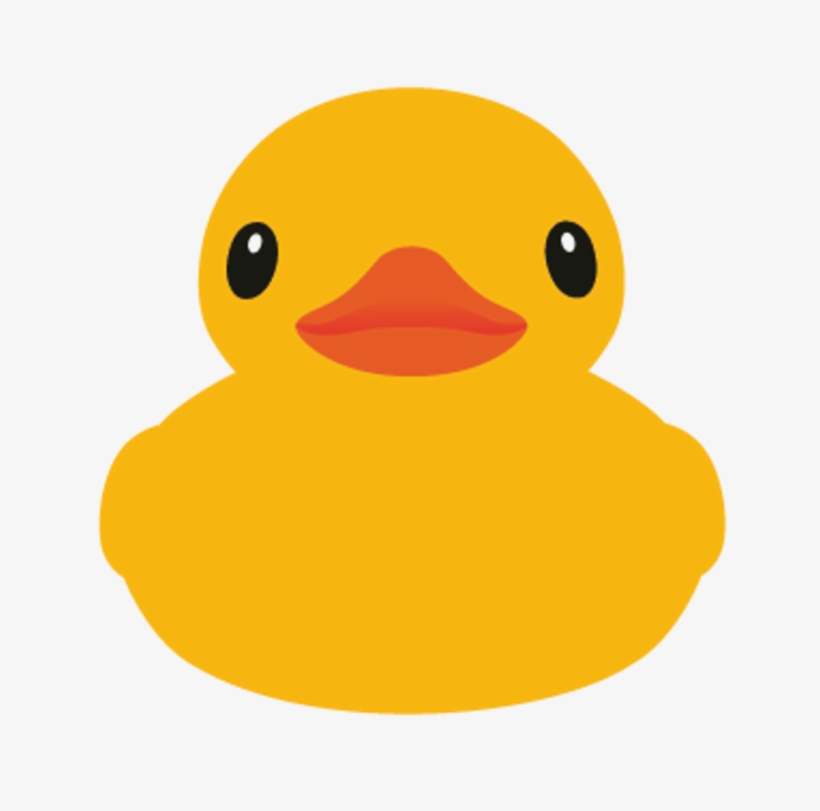
#> input picture img/test.png, 820 x 811 px
$ python main.py
#> lines starting #> are read from the running program, lines starting #| are printed output that depends on the picture
import cv2

def blockColor(img, block_size):
    dim = block_size**2
    (tb, tg, tr) = (0, 0, 0)
    for x in range(block_size):
        for y in range(block_size):
            (b, g, r) = img[y, x]
            tb += b
            tg += g
            tr += r
    return (tb//dim, tg//dim, tr//dim)

file_name = input("Enter file name: ")
#> the answer given: img/test.png
img = cv2.imread(file_name)
#> img is the input picture: shape (811, 820, 3); mean B, G, R 150.2, 214.8, 243.7
block_size = int(input("Enter block size: "))
#> the answer given: 100

(h, w) = img.shape[:2]
#> h = 811; w = 820

if(h % block_size != 0 or w % block_size != 0):
    h = h - (h % block_size)
#> h = 800
    w = w - (w % block_size)
#> w = 800
    dim = (w, h)
#> dim = (800, 800)
    img = cv2.resize(img, dim, interpolation=cv2.INTER_AREA)
#> img: shape (800, 800, 3)

for x in range(0, w, block_size):
    for y in range(0, h, block_size):
        (b, g, r) = blockColor(img[y:(y+block_size),x:(x+block_size)], block_size)
        img[y:(y+block_size),x:(x+block_size)] = (b, g, r)
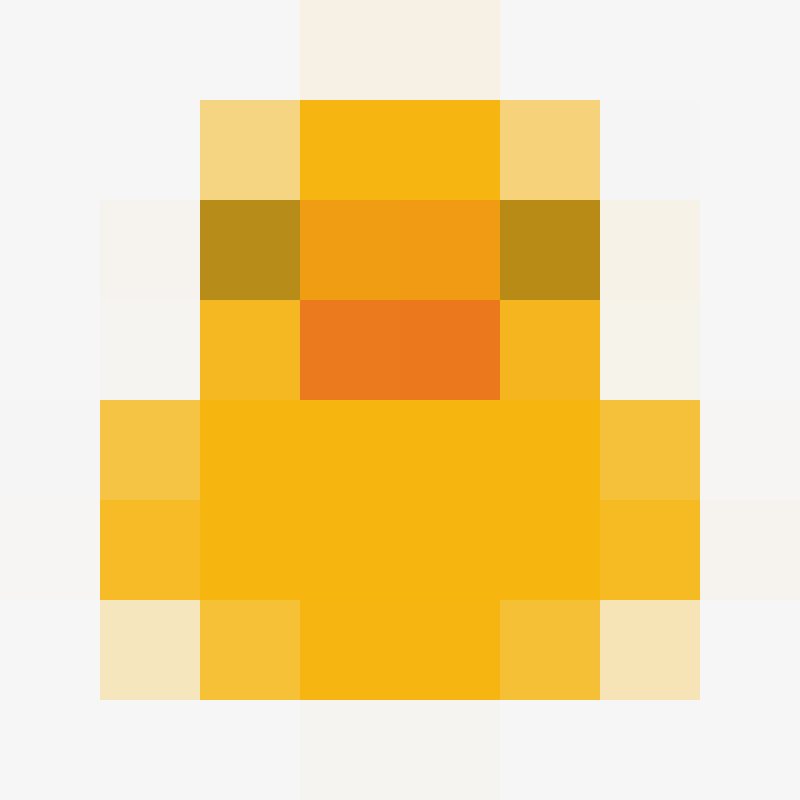
#> img: shape (800, 800, 3); mean B, G, R 149.9, 214.5, 243.5


cv2.imshow('image', img)

cv2.waitKey(0)

cv2.destroyAllWindows()
